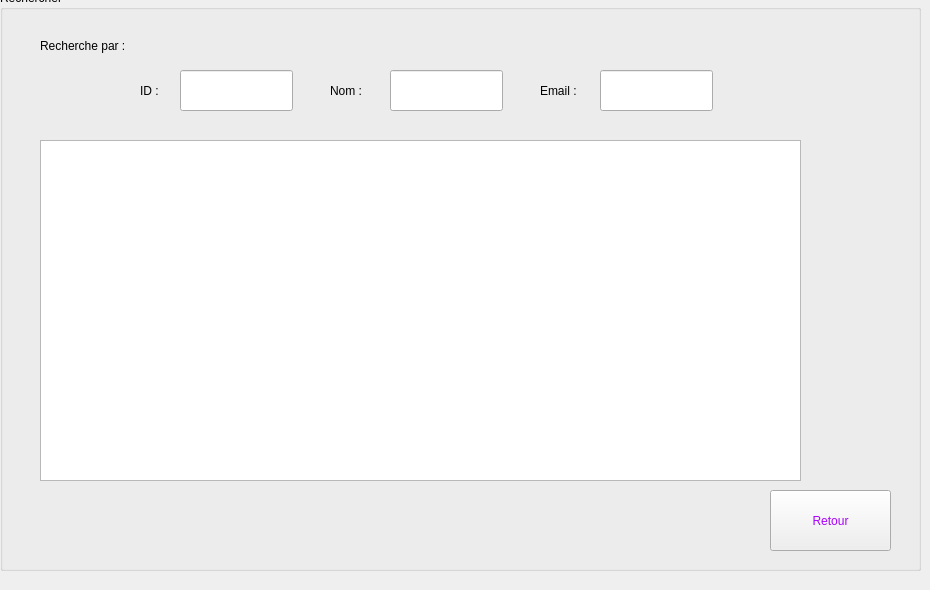
    <widget class="QWidget" name="rechercheoffre">
     <widget class="QGroupBox" name="groupBox_6">
      <property name="geometry">
       <rect>
        <x>0</x>
        <y>-10</y>
        <width>921</width>
        <height>581</height>
       </rect>
      </property>
      <property name="title">
       <string>Rechercher</string>
      </property>
      <widget class="QLabel" name="label_16">
       <property name="geometry">
        <rect>
         <x>140</x>
         <y>90</y>
         <width>47</width>
         <height>21</height>
        </rect>
       </property>
       <property name="styleSheet">
        <string notr="true">font: 14pt &quot;MS Shell Dlg 2&quot;;</string>
       </property>
       <property name="text">
        <string>ID :</string>
       </property>
      </widget>
      <widget class="QLineEdit" name="id_rechercher">
       <property name="geometry">
        <rect>
         <x>180</x>
         <y>80</y>
         <width>113</width>
         <height>41</height>
        </rect>
       </property>
      </widget>
      <widget class="QPushButton" name="pb_retour_rechercher">
       <property name="geometry">
        <rect>
         <x>770</x>
         <y>500</y>
         <width>121</width>
         <height>61</height>
        </rect>
       </property>
       <property name="styleSheet">
        <string notr="true">color: rgb(170, 0, 255);</string>
       </property>
       <property name="text">
        <string>Retour</string>
       </property>
      </widget>
      <widget class="QTableView" name="tab_compte_recherche">
       <property name="geometry">
        <rect>
         <x>40</x>
         <y>150</y>
         <width>761</width>
         <height>341</height>
        </rect>
       </property>
      </widget>
      <widget class="QLabel" name="label_18">
       <property name="geometry">
        <rect>
         <x>330</x>
         <y>90</y>
         <width>61</width>
         <height>21</height>
        </rect>
       </property>
       <property name="styleSheet">
        <string notr="true">font: 14pt &quot;MS Shell Dlg 2&quot;;</string>
       </property>
       <property name="text">
        <string>Nom :</string>
       </property>
      </widget>
      <widget class="QLabel" name="label_19">
       <property name="geometry">
        <rect>
         <x>540</x>
         <y>90</y>
         <width>61</width>
         <height>21</height>
        </rect>
       </property>
       <property name="styleSheet">
        <string notr="true">font: 14pt &quot;MS Shell Dlg 2&quot;;</string>
       </property>
       <property name="text">
        <string>Email :</string>
       </property>
      </widget>
      <widget class="QLineEdit" name="nom_rechercher">
       <property name="geometry">
        <rect>
         <x>390</x>
         <y>80</y>
         <width>113</width>
         <height>41</height>
        </rect>
       </property>
      </widget>
      <widget class="QLineEdit" name="email_rechercher">
       <property name="geometry">
        <rect>
         <x>600</x>
         <y>80</y>
         <width>113</width>
         <height>41</height>
        </rect>
       </property>
      </widget>
      <widget class="QLabel" name="label_24">
       <property name="geometry">
        <rect>
         <x>10</x>
         <y>10</y>
         <width>911</width>
         <height>561</height>
        </rect>
       </property>
       <property name="text">
        <string/>
       </property>
       <property name="pixmap">
        <pixmap>../bgg.png</pixmap>
       </property>
      </widget>
      <widget class="QLabel" name="label_47">
       <property name="geometry">
        <rect>
         <x>40</x>
         <y>40</y>
         <width>231</width>
         <height>31</height>
        </rect>
       </property>
       <property name="styleSheet">
        <string notr="true">font: 75 18pt &quot;MS Shell Dlg 2&quot;;</string>
       </property>
       <property name="text">
        <string>Recherche par :</string>
       </property>
      </widget>
      <zorder>label_24</zorder>
      <zorder>label_16</zorder>
      <zorder>id_rechercher</zorder>
      <zorder>pb_retour_rechercher</zorder>
      <zorder>tab_compte_recherche</zorder>
      <zorder>label_18</zorder>
      <zorder>label_19</zorder>
      <zorder>nom_rechercher</zorder>
      <zorder>email_rechercher</zorder>
      <zorder>label_47</zorder>
     </widget>
    </widget>
